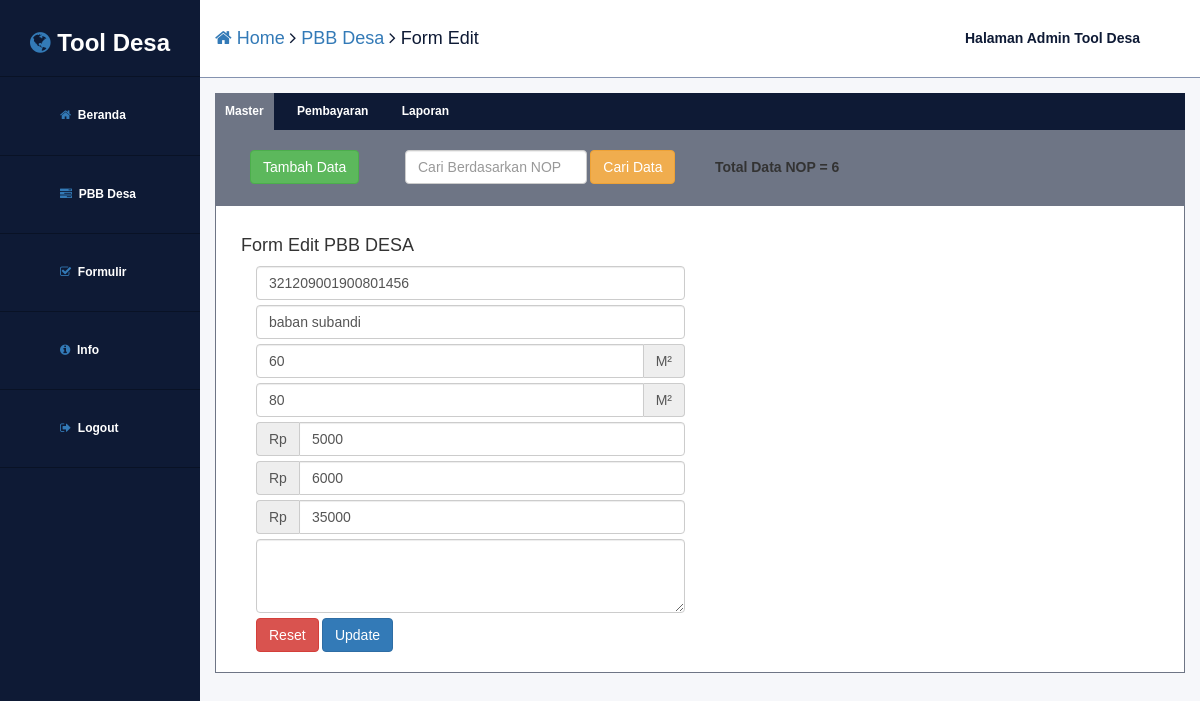
/?page1=pbbdesa-edit&page2=form&nop=321209001900801456 (signed in), run on the app's committed database.
### tables this page shows
CREATE TABLE `pbbdesa` (
  `nop` varchar(18) NOT NULL,
  `nama` varchar(50) NOT NULL,
  `luas_tanah` int(11) NOT NULL,
  `luas_bangunan` int(11) NOT NULL,
  `njop_tanah` int(11) NOT NULL,
  `njop_bangunan` int(11) NOT NULL,
  `tagihan` int(11) NOT NULL,
  `keterangan` text NOT NULL,
  `tanggal_input` timestamp NOT NULL DEFAULT CURRENT_TIMESTAMP ON UPDATE CURRENT_TIMESTAMP
);

### library/pbbdesa/forms.php (the view, shortened to what this page needs)
    <?php
function form_edit_wajib_pajak($nop)
{
    $koneksi = db_connect();
    $sql = "select * from pbbdesa where nop='".$nop."'";
    $result = $koneksi->query($sql);
    $row = $result->fetch_array();
    ?>
    <div id="pbbdesa-content" class="col-md-12">
    	<h4>Form Edit PBB DESA </h4>
       <form method="post" action="index.php?page1=pbbdesa-edit&page2=proses" class="col-md-6">
            <input type="text" name="nop" class="form-control custom-input-form" value="<?php echo $row['nop']; ?>" maxlength=18 required >
			<input type="text" name="nama" class="form-control custom-input-form" value="<?php echo $row['nama']; ?>" required>
			<div class="input-group">
				<input type="text" name="luas_tanah" class="form-control" value="<?php echo $row['luas_tanah']; ?>" aria-describedby="basic-addon2">
				<span class="input-group-addon" id="basic-addon2">M&sup2;</span>
			</div>
			<div class="input-group">
				<input type="text" name="luas_bangunan" class="form-control" value="<?php echo $row['luas_bangunan']; ?>" aria-describedby="basic-addon2">
				<span class="input-group-addon" id="basic-addon2">M&sup2;</span>
			</div>
			<div class="input-group">
				<span class="input-group-addon" id="basic-addon1">Rp</span>
				<input type="text" name="njop_tanah" class="form-control" value="<?php echo $row['njop_tanah']; ?>" aria-describedby="basic-addon1">
			</div>
			<div class="input-group">
				<span class="input-group-addon" id="basic-addon1">Rp</span>
				<input type="text" name="njop_bangunan" class="form-control" value="<?php echo $row['njop_bangunan']; ?>" aria-describedby="basic-addon1">
			</div>
			<div class="input-group">
				  <span class="input-group-addon" id="basic-addon1">Rp</span>
				  <input type="text" name="tagihan" class="form-control" placeholder="Tagihan" value="<?php echo $row['tagihan']; ?>" aria-describedby="basic-addon1">
			  </div>
			<textarea name="keterangan" class="form-control custom-input-form" rows="3"><?php echo $row['keterangan']; ?></textarea>
			<input type="reset" class="btn btn-danger" value="Reset">
			<input type="submit" class="btn btn-primary" value="Update">
        </form>
      </div>
    <?php
}
	?>

### style.css (style rules this page uses)
body { font-family: 'Helvetica' !important; }
.custom-input-form, .input-group { margin-bottom: 5px; }
#pbbdesa-content { padding: 20px 25px 20px 25px; background-color: #fff; border: 1px solid #6e7585 ; }

### data on the page
pbbdesa: nop "321209001900801456", nama "baban subandi", luas_tanah "60", luas_bangunan "80", njop_tanah "5000", njop_bangunan "6000", tagihan "35000"

### other printed values
$title "PBB Desa"
$subtitle "Form Edit"
$totaldata "6"
